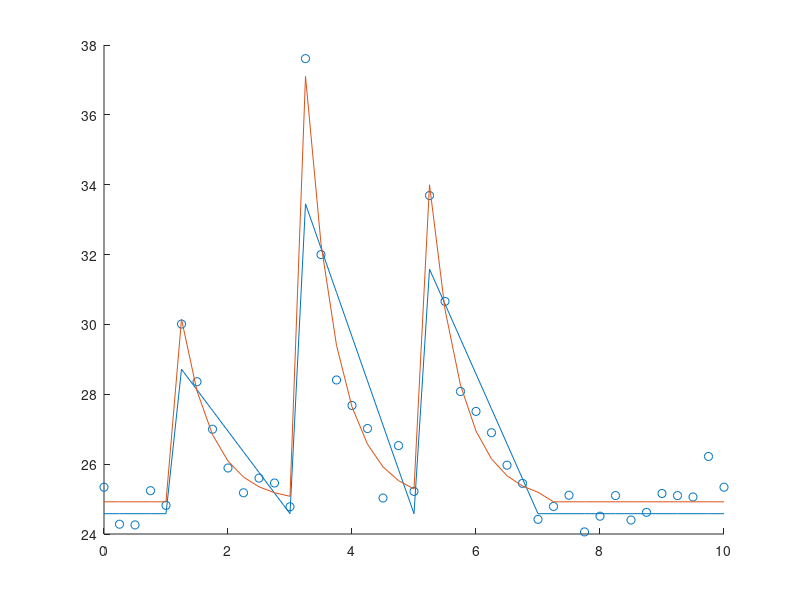

The MATLAB script that drew this image:
close all 
clear all
clc



T=[ 25.34,24.28,24.26,25.24,24.82,30.01,28.36,27.00,25.89,25.18,25.60, ....
25.46,24.78,37.61,32.00,28.41,27.68,27.02,25.03,26.53,25.22,33.69,30.66, ....
28.08,27.51,26.90,25.97,25.45,24.42,24.79,25.11,24.06,24.51,25.10,24.40, ....
24.62,25.16,25.10,25.06,26.22,25.34];

time = 0:0.25:10;

A1 = zeros(41,4);
A2 = zeros(41,4);

A1(:,1) = 1
A1(6:13,2) =linspace(1,0,8);
A1(14:21,3) =linspace(1,0,8);
A1(22:29,4) = linspace(1,0,8);

A2(:,1) = 1
A2(6:13,2)  = exp(-2*time(1:8));
A2(14:21,3) = exp(-2*time(1:8));
A2(22:29,4) = exp(-2*time(1:8));


x1 = A1\(T');
x2 = A2\(T');

scatter(time,T)
hold on;
plot(time,A1*x1)
plot(time,A2*x2)